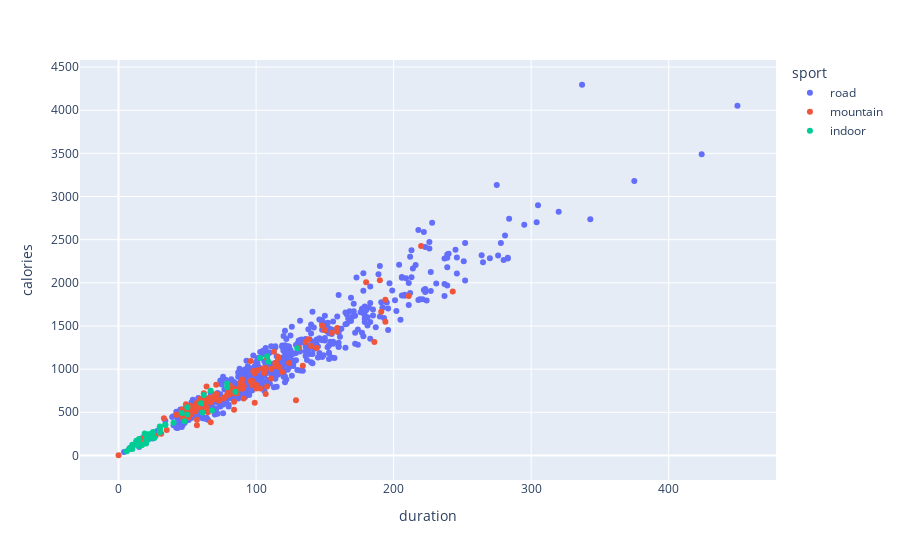

This figure's notebook cell:
### Code cell
px.scatter(df, x='duration', y='calories', color='sport')

### Figure 1 — Plotly figure (JSON) as saved in the notebook; plotly's stock layout.template omitted (floating-point values rounded to 4 significant figures; data arrays with more than 128 entries replaced by an {"elided": "..."} marker saying what was removed)
{"data": [{"hovertemplate": "sport=road<br>duration=%{x}<br>calories=%{y}<extra></extra>", "legendgroup": "road", "marker": {"color": "#636efa", "symbol": "circle"}, "mode": "markers", "name": "road", "orientation": "v", "showlegend": true, "type": "scatter", "x": {"elided": "607 int values"}, "xaxis": "x", "y": {"elided": "607 int values"}, "yaxis": "y"}, {"hovertemplate": "sport=mountain<br>duration=%{x}<br>calories=%{y}<extra></extra>", "legendgroup": "mountain", "marker": {"color": "#EF553B", "symbol": "circle"}, "mode": "markers", "name": "mountain", "orientation": "v", "showlegend": true, "type": "scatter", "x": {"elided": "129 int values"}, "xaxis": "x", "y": {"elided": "129 int values"}, "yaxis": "y"}, {"hovertemplate": "sport=indoor<br>duration=%{x}<br>calories=%{y}<extra></extra>", "legendgroup": "indoor", "marker": {"color": "#00cc96", "symbol": "circle"}, "mode": "markers", "name": "indoor", "orientation": "v", "showlegend": true, "type": "scatter", "x": [10, 25, 19, 15, 40, 15, 25, 50, 15, 30, 30, 30, 17, 20, 48, 20, 25, 79, 20, 20, 30, 30, 50, 130, 34, 34, 109, 22, 22, 108, 25, 30, 103, 15, 8, 62, 9, 13, 17, 22, 15, 8, 61, 79, 22, 15, 12, 20, 23, 25, 67, 20, 20, 85, 26, 20, 68, 60, 46, 15, 10, 15, 6, 30], "xaxis": "x", "y": [75, 231, 253, 105, 378, 123, 271, 558, 134, 317, 316, 334, 123, 199, 397, 167, 256, 790, 182, 206, 273, 309, 475, 1241, 356, 354, 1084, 229, 244, 1150, 248, 314, 1130, 187, 73, 700, 92, 170, 122, 241, 189, 82, 498, 832, 187, 150, 124, 217, 223, 238, 749, 166, 186, 738, 201, 138, 520, 605, 493, 138, 124, 183, 47, 267], "yaxis": "y"}], "layout": {"legend": {"title": {"text": "sport"}, "tracegroupgap": 0}, "margin": {"t": 60}, "xaxis": {"anchor": "y", "domain": [0, 1], "title": {"text": "duration"}}, "yaxis": {"anchor": "x", "domain": [0, 1], "title": {"text": "calories"}}}}
